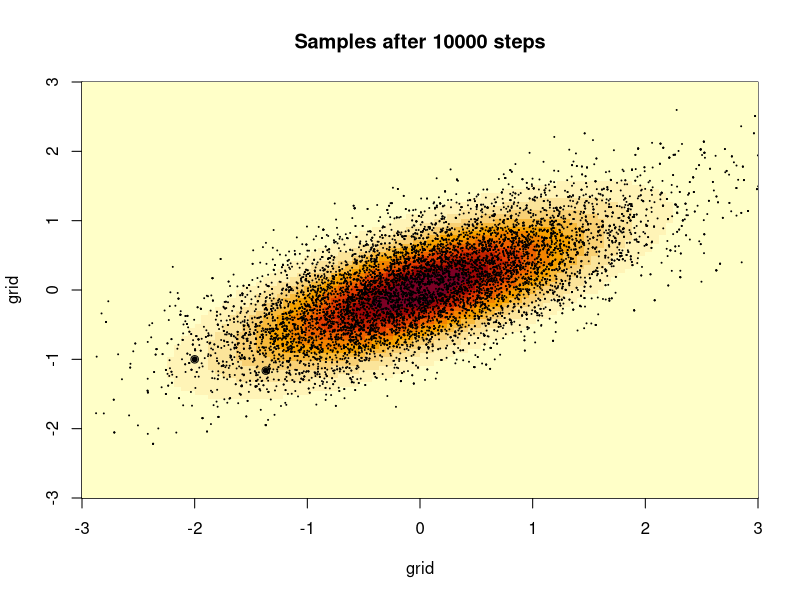
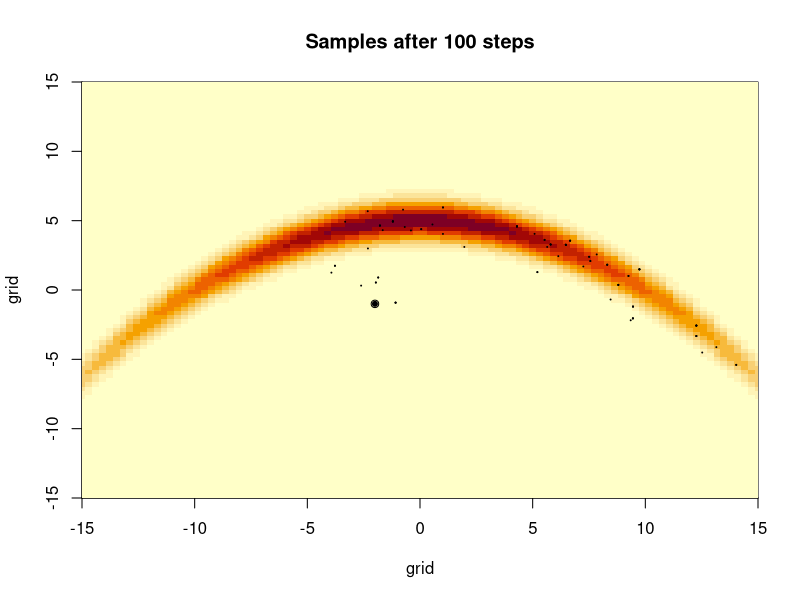
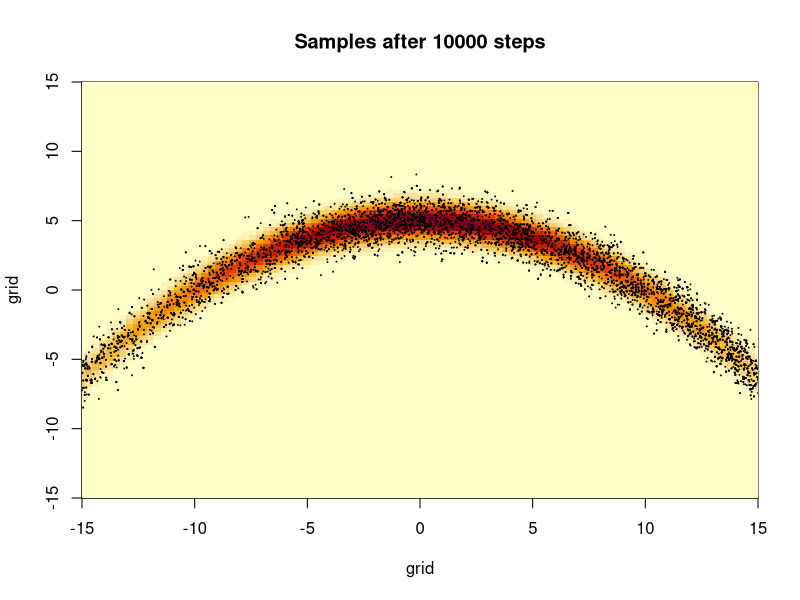

These charts were generated, in order, by the following R code:
## this code provides an illustration of the Metropolis-Hastings 
## algorithm

set.seed(0)
## DEFINE A TARGET DENSITY (GIVEN BY THE PROBLEM)
target_density<-function(x,mu,lambda){
  return(exp(-t(x-mu)%*%lambda%*%(x-mu)/2))
}

## CHOOSE A PROPOSAL DISTRIBUTION (CHOSEN BY THE USER)
## IN THIS CASE THE PROPOSAL IS A N(x,proposal_sd^2) distribution
proposal_sd<-0.5#proposal standard deviation of reasonable size
# IF YOU CHANGE THE VALUE OF proposal_sd THE EFFICIENCY OF
# THE ALGORITHM CHANGES
# proposal_sd<-0.05#proposal standard deviation too small
# proposal_sd<-3#proposal standard deviation too big

## PLOT THE TARGET DENSITY (EASY TO DO BECAUSE WE ARE IN 2D)
grid <- seq(-3,3,length.out=100)
z <- matrix(0,nrow=100,ncol=100)
mu <- c(0,0)
sigma <- matrix(c(1,0.5,0.5,0.5),nrow=2)
lambda<-solve(sigma)
for (i in 1:100) {
  for (j in 1:100) {
    z[i,j] <- target_density(x=c(grid[i],grid[j]),mu = mu,lambda = lambda)
  }
}
par(mfrow=c(1,1))
image(grid,grid,z,xlim=c(-3,3),ylim = c(-3,3))

## RUN THE METROPOLIS HASTINGS ALGORITHM STEP-BY-STEP
#readline(prompt="Press a key to propose a value ")
current_state<-c(-2,-1)
points(current_state[1],current_state[2],pch=1)
points(current_state[1],current_state[2],pch=20)

proposed_state<-current_state+rnorm(2,mean = 0,sd=proposal_sd)
points(proposed_state[1],proposed_state[2])
alpha<-min(1,target_density(proposed_state,mu,lambda)/
               target_density(current_state,mu,lambda))
print(paste("alpha=",alpha))
if(runif(1)<alpha){
  current_state<-proposed_state
  points(current_state[1],current_state[2],pch=20)
}else{
  current_state<-current_state
  points(proposed_state[1],proposed_state[2],col="red")
}


## RUN THE METROPOLIS HASTINGS ALGORITHM FOR s STEPS
## AND PLOT THE RESULTING SAMPLES
s<-10^4
x<-rep(NA,s)
y<-rep(NA,s)
x[1]<-current_state[1]
y[1]<-current_state[2]
for(t in 1:s){
  proposed_state<-c(x[t],y[t])+rnorm(2,mean = 0,sd=proposal_sd)
  alpha<-min(1,target_density(proposed_state,mu,lambda)/
               target_density(c(x[t],y[t]),mu,lambda))
  if(runif(1)<alpha){
    x[t+1]<-proposed_state[1]
    y[t+1]<-proposed_state[2]
  }else{
    x[t+1]<-x[t]
    y[t+1]<-y[t]
  }
}
points(x,y,pch=20,cex=0.1)
title(paste("Samples after",s,"steps"))




## THE METROPOLIS-HASTINGS ALGORITHM CAN BE
## APPLIED TO ANY TARGET DENSITY (PROVIDED WE CAN 
## EVALUATE IT POINT-WISE UP TO NORMALIZING CONSTANT)
target_density<-function(x,B){
  return(
    exp((
      -x[1]^2/200-0.5*(x[2]+B*x[1]^2-100*B)^2
      +0.5*(100*B)^2
    ))
  )
}
proposal_sd<-1.5
grid <- seq(-15,15,length.out=100)
z <- matrix(0,nrow=100,ncol=100)
B<-0.05
for (i in 1:100) {
  for (j in 1:100) {
    z[i,j] <- target_density(x=c(grid[i],grid[j]),B=B)
  }
}
image(grid,grid,z, xlim = c(-15,15),ylim = c(-15,15))
current_state<-c(-2,-1)
points(current_state[1],current_state[2],pch=1)
points(current_state[1],current_state[2],pch=20)

## RUN THE METROPOLIS HASTINGS ALGORITHM FOR 10^2 STEPS
s<-10^2
x<-rep(NA,s)
y<-rep(NA,s)
x[1]<-current_state[1]
y[1]<-current_state[2]
for(t in 1:s){
  proposed_state<-c(x[t],y[t])+rnorm(2,mean = 0,sd=proposal_sd)
  alpha<-min(1,target_density(proposed_state,B=B)/
               target_density(c(x[t],y[t]),B=B))
  if(runif(1)<alpha){
    x[t+1]<-proposed_state[1]
    y[t+1]<-proposed_state[2]
  }else{
    x[t+1]<-x[t]
    y[t+1]<-y[t]
  }
}
points(x,y,pch=20,cex=0.1)
title(paste("Samples after",s,"steps"))
## RUN THE METROPOLIS HASTINGS ALGORITHM FOR 10^4 STEPS
last_state<-c(x[t],y[t])
s<-10^4
x<-rep(NA,s)
y<-rep(NA,s)
x[1]<-last_state[1]
y[1]<-last_state[2]
for(t in 1:s){
  proposed_state<-c(x[t],y[t])+rnorm(2,mean = 0,sd=proposal_sd)
  alpha<-min(1,target_density(proposed_state,B=B)/
               target_density(c(x[t],y[t]),B=B))
  if(runif(1)<alpha){
    x[t+1]<-proposed_state[1]
    y[t+1]<-proposed_state[2]
  }else{
    x[t+1]<-x[t]
    y[t+1]<-y[t]
  }
}
image(grid,grid,z,xlim = c(-15,15),ylim = c(-15,15))
points(x,y,pch=20,cex=0.1)
title(paste("Samples after",s,"steps"))
